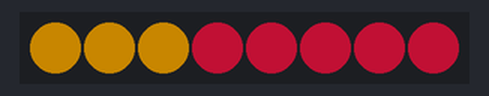
The sketch below on a simulated Arduino Uno, built with avr-gcc and run on an emulated ATmega328P. On the bench: 8 RGB LEDs in strip order, left to right. Dim RGB values are drawn brighter than linear.

Above: at 0.1 s.
At 0.6 s:
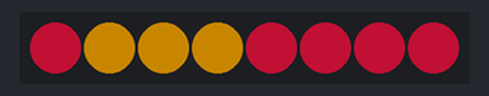
At 1.1 s:
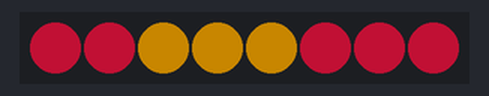
At 1.6 s:
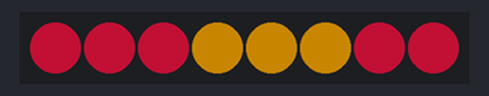
At 2.1 s:
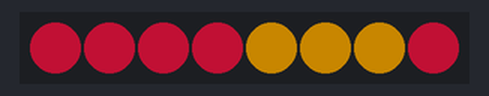
At 2.6 s:
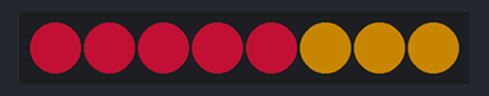
Timing chart, 0 to 4.1 s (numbered marks = the images above):
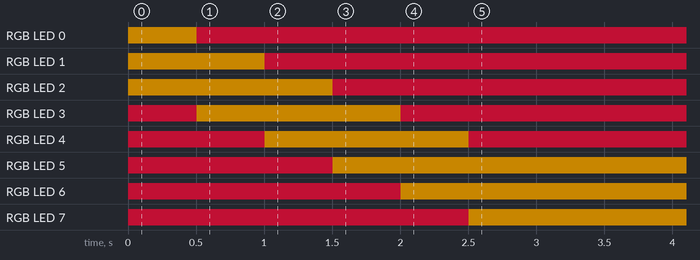

Measured:
- by itself, RGB LED 0: off → RGB(100, 67, 0) at 0.00 s, → RGB(86, 7, 23) 0.50 s later
- by itself, RGB LED 1: off → RGB(100, 67, 0) at 0.00 s, → RGB(86, 7, 23) 1.0 s later
- by itself, RGB LED 2: off → RGB(100, 67, 0) at 0.00 s, → RGB(86, 7, 23) 1.5 s later
- by itself, RGB LED 3: off → RGB(86, 7, 23) at 0.00 s, → RGB(100, 67, 0) 0.50 s later, → RGB(86, 7, 23) 1.5 s later
- by itself, RGB LED 4: off → RGB(86, 7, 23) at 0.00 s, → RGB(100, 67, 0) 1.0 s later, → RGB(86, 7, 23) 1.5 s later
- by itself, RGB LED 5: off → RGB(86, 7, 23) at 0.00 s, → RGB(100, 67, 0) 1.5 s later
- by itself, RGB LED 6: off → RGB(86, 7, 23) at 0.00 s, → RGB(100, 67, 0) 2.0 s later
- by itself, RGB LED 7: off → RGB(86, 7, 23) at 0.00 s, → RGB(100, 67, 0) 2.5 s later

The sketch:

sketch_sep27b.ino
```cpp
#include <FastLED.h>

#define NUM_LEDS 8

#define DATA_PIN 11

CRGB leds[NUM_LEDS];

void setup() {
  FastLED.addLeds<WS2812B, DATA_PIN, GRB>(leds, NUM_LEDS);
  FastLED.setBrightness(100);
}
void loop() {
  for (int i = 0; i <= 6;i++) {
    for (int lid = 0; lid <= 7; lid++) {
      leds[lid] = CRGB(220, 20, 60);
    }
    for (int lid = 0+i; lid <= 2+i; lid++) {
      leds[lid] = CRGB(255, 170, 0);
    }
    FastLED.show();
    delay(500);

  }
}
```
